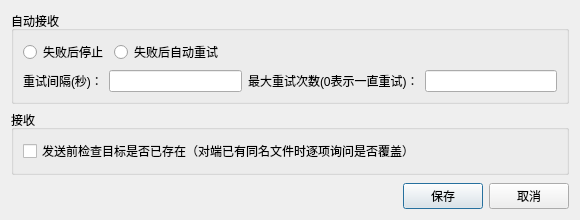
<?xml version="1.0" encoding="UTF-8"?>
<ui version="4.0">
 <class>Setting</class>
 <widget class="QDialog" name="Setting">
  <property name="geometry">
   <rect>
    <x>0</x>
    <y>0</y>
    <width>580</width>
    <height>220</height>
   </rect>
  </property>
  <property name="windowTitle">
   <string>设置</string>
  </property>
  <layout class="QVBoxLayout" name="verticalLayout_2">
   <item>
    <widget class="QGroupBox" name="groupBox">
     <property name="title">
      <string>自动接收</string>
     </property>
     <layout class="QVBoxLayout" name="verticalLayout">
      <item>
       <layout class="QHBoxLayout" name="horizontalLayout">
        <item>
         <widget class="QRadioButton" name="rbNoRecon">
          <property name="text">
           <string>失败后停止</string>
          </property>
         </widget>
        </item>
        <item>
         <widget class="QRadioButton" name="rbRecon">
          <property name="text">
           <string>失败后自动重试</string>
          </property>
         </widget>
        </item>
        <item>
         <spacer name="horizontalSpacer">
          <property name="orientation">
           <enum>Qt::Orientation::Horizontal</enum>
          </property>
          <property name="sizeHint" stdset="0">
           <size>
            <width>40</width>
            <height>20</height>
           </size>
          </property>
         </spacer>
        </item>
       </layout>
      </item>
      <item>
       <layout class="QHBoxLayout" name="horizontalLayout_2">
        <item>
         <widget class="QLabel" name="label">
          <property name="text">
           <string>重试间隔(秒)：</string>
          </property>
         </widget>
        </item>
        <item>
         <widget class="QLineEdit" name="edReconInterval"/>
        </item>
        <item>
         <widget class="QLabel" name="label_2">
          <property name="text">
           <string>最大重试次数(0表示一直重试)：</string>
          </property>
         </widget>
        </item>
        <item>
         <widget class="QLineEdit" name="edMaxRetry"/>
        </item>
       </layout>
      </item>
     </layout>
    </widget>
   </item>
   <item>
    <widget class="QGroupBox" name="gbReceive">
     <property name="title">
      <string>接收</string>
     </property>
     <layout class="QVBoxLayout" name="verticalLayout_3">
      <item>
       <widget class="QCheckBox" name="ckSendCheck">
        <property name="text">
         <string>发送前检查目标是否已存在（对端已有同名文件时逐项询问是否覆盖）</string>
        </property>
       </widget>
      </item>
     </layout>
    </widget>
   </item>
   <item>
    <spacer name="verticalSpacer">
     <property name="orientation">
      <enum>Qt::Orientation::Vertical</enum>
     </property>
     <property name="sizeHint" stdset="0">
      <size>
       <width>20</width>
       <height>40</height>
      </size>
     </property>
    </spacer>
   </item>
   <item>
    <layout class="QHBoxLayout" name="horizontalLayout_3">
     <item>
      <spacer name="horizontalSpacer_2">
       <property name="orientation">
        <enum>Qt::Orientation::Horizontal</enum>
       </property>
       <property name="sizeHint" stdset="0">
        <size>
         <width>40</width>
         <height>20</height>
        </size>
       </property>
      </spacer>
     </item>
     <item>
      <widget class="QPushButton" name="btnSave">
       <property name="text">
        <string>保存</string>
       </property>
      </widget>
     </item>
     <item>
      <widget class="QPushButton" name="btnExit">
       <property name="text">
        <string>取消</string>
       </property>
      </widget>
     </item>
    </layout>
   </item>
  </layout>
 </widget>
 <resources/>
 <connections/>
</ui>
